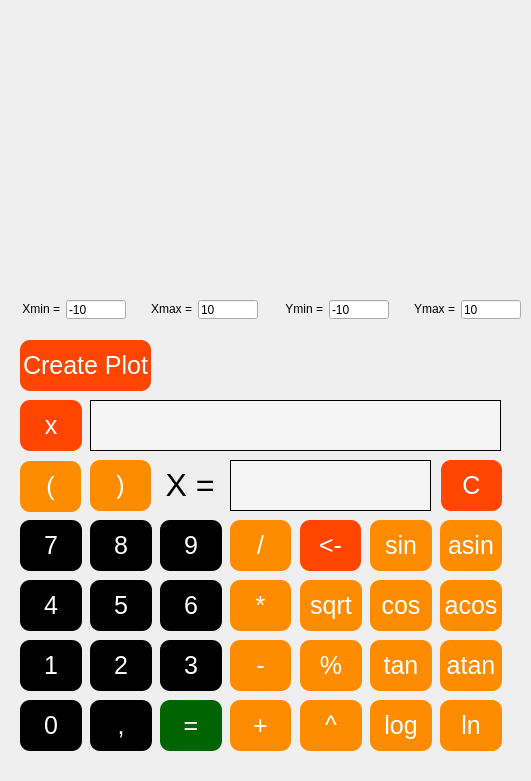
<?xml version="1.0" encoding="UTF-8"?>
<ui version="4.0">
 <class>smartcalc</class>
 <widget class="QWidget" name="smartcalc">
  <property name="geometry">
   <rect>
    <x>0</x>
    <y>0</y>
    <width>531</width>
    <height>781</height>
   </rect>
  </property>
  <property name="minimumSize">
   <size>
    <width>531</width>
    <height>781</height>
   </size>
  </property>
  <property name="maximumSize">
   <size>
    <width>531</width>
    <height>781</height>
   </size>
  </property>
  <property name="windowTitle">
   <string>Form</string>
  </property>
  <widget class="QPushButton" name="right_bracket">
   <property name="geometry">
    <rect>
     <x>90</x>
     <y>460</y>
     <width>61</width>
     <height>51</height>
    </rect>
   </property>
   <property name="styleSheet">
    <string notr="true">QPushButton {
    border-radius:  10px;
    background-color:  rgb(255,140, 0);
    color:  rgb(255, 255, 255);
    font-size:  25px;
}

QPushButton:pressed {
    background-color:  rgb(118, 118, 118);
}</string>
   </property>
   <property name="text">
    <string>)</string>
   </property>
  </widget>
  <widget class="QPushButton" name="pushButton_cos">
   <property name="geometry">
    <rect>
     <x>370</x>
     <y>580</y>
     <width>62</width>
     <height>51</height>
    </rect>
   </property>
   <property name="styleSheet">
    <string notr="true">QPushButton {
    border-radius:  10px;
    background-color:  rgb(255,140, 0);
    color:  rgb(255, 255, 255);
    font-size:  25px;
}

QPushButton:pressed {
    background-color:  rgb(118, 118, 118);
}</string>
   </property>
   <property name="text">
    <string>cos</string>
   </property>
  </widget>
  <widget class="QPushButton" name="pushButton_min">
   <property name="geometry">
    <rect>
     <x>230</x>
     <y>640</y>
     <width>61</width>
     <height>51</height>
    </rect>
   </property>
   <property name="styleSheet">
    <string notr="true">QPushButton {
    border-radius:  10px;
    background-color:  rgb(255,140, 0);
    color:  rgb(255, 255, 255);
    font-size:  25px;
}

QPushButton:pressed {
    background-color:  rgb(118, 118, 118);
}</string>
   </property>
   <property name="text">
    <string>-</string>
   </property>
  </widget>
  <widget class="QPushButton" name="digit_9">
   <property name="geometry">
    <rect>
     <x>160</x>
     <y>520</y>
     <width>62</width>
     <height>51</height>
    </rect>
   </property>
   <property name="styleSheet">
    <string notr="true">QPushButton {
    border-radius:  10px;
    background-color:  rgb(0, 0, 0);
    color:  rgb(255, 255, 255);
    font-size:  25px;
}

QPushButton:pressed {
    background-color:  rgb(118, 118, 118);
}</string>
   </property>
   <property name="text">
    <string>9</string>
   </property>
  </widget>
  <widget class="QPushButton" name="pushButton_asin">
   <property name="geometry">
    <rect>
     <x>440</x>
     <y>520</y>
     <width>62</width>
     <height>51</height>
    </rect>
   </property>
   <property name="styleSheet">
    <string notr="true">QPushButton {
    border-radius:  10px;
    background-color:  rgb(255,140, 0);
    color:  rgb(255, 255, 255);
    font-size:  25px;
}

QPushButton:pressed {
    background-color:  rgb(118, 118, 118);
}</string>
   </property>
   <property name="text">
    <string>asin</string>
   </property>
  </widget>
  <widget class="QPushButton" name="pushButton_ln">
   <property name="geometry">
    <rect>
     <x>440</x>
     <y>700</y>
     <width>62</width>
     <height>51</height>
    </rect>
   </property>
   <property name="styleSheet">
    <string notr="true">QPushButton {
    border-radius:  10px;
    background-color:  rgb(255,140, 0);
    color:  rgb(255, 255, 255);
    font-size:  25px;
}

QPushButton:pressed {
    background-color:  rgb(118, 118, 118);
}</string>
   </property>
   <property name="text">
    <string>ln</string>
   </property>
  </widget>
  <widget class="QPushButton" name="button_C">
   <property name="geometry">
    <rect>
     <x>441</x>
     <y>460</y>
     <width>61</width>
     <height>51</height>
    </rect>
   </property>
   <property name="styleSheet">
    <string notr="true">QPushButton {
    border-radius:  10px;
    background-color:  rgb(255, 69, 0);
    color:  rgb(255, 255, 255);
    font-size: 25px;
}

QPushButton:pressed {
    background-color:  rgb(118, 118, 118);
}</string>
   </property>
   <property name="text">
    <string>C</string>
   </property>
  </widget>
  <widget class="QPushButton" name="left_bracket">
   <property name="geometry">
    <rect>
     <x>20</x>
     <y>461</y>
     <width>61</width>
     <height>51</height>
    </rect>
   </property>
   <property name="styleSheet">
    <string notr="true">QPushButton {
    border-radius:  10px;
    background-color:  rgb(255,140, 0);
    color:  rgb(255, 255, 255);
    font-size:  25px;
}

QPushButton:pressed {
    background-color:  rgb(118, 118, 118);
}</string>
   </property>
   <property name="text">
    <string>(</string>
   </property>
  </widget>
  <widget class="QPushButton" name="pushButton_percent">
   <property name="geometry">
    <rect>
     <x>300</x>
     <y>640</y>
     <width>62</width>
     <height>51</height>
    </rect>
   </property>
   <property name="styleSheet">
    <string notr="true">QPushButton {
    border-radius:  10px;
    background-color:  rgb(255,140, 0);
    color:  rgb(255, 255, 255);
    font-size:  25px;
}

QPushButton:pressed {
    background-color:  rgb(118, 118, 118);
}</string>
   </property>
   <property name="text">
    <string>%</string>
   </property>
  </widget>
  <widget class="QPushButton" name="pushButton_sqr">
   <property name="geometry">
    <rect>
     <x>300</x>
     <y>700</y>
     <width>62</width>
     <height>51</height>
    </rect>
   </property>
   <property name="styleSheet">
    <string notr="true">QPushButton {
    border-radius:  10px;
    background-color:  rgb(255,140, 0);
    color:  rgb(255, 255, 255);
    font-size:  25px;
}

QPushButton:pressed {
    background-color:  rgb(118, 118, 118);
}</string>
   </property>
   <property name="text">
    <string>^</string>
   </property>
  </widget>
  <widget class="QPushButton" name="pushButton_sin">
   <property name="geometry">
    <rect>
     <x>370</x>
     <y>520</y>
     <width>62</width>
     <height>51</height>
    </rect>
   </property>
   <property name="styleSheet">
    <string notr="true">QPushButton {
    border-radius:  10px;
    background-color:  rgb(255,140, 0);
    color:  rgb(255, 255, 255);
    font-size:  25px;
}

QPushButton:pressed {
    background-color:  rgb(118, 118, 118);
}</string>
   </property>
   <property name="text">
    <string>sin</string>
   </property>
  </widget>
  <widget class="QPushButton" name="button_back">
   <property name="geometry">
    <rect>
     <x>300</x>
     <y>520</y>
     <width>61</width>
     <height>51</height>
    </rect>
   </property>
   <property name="styleSheet">
    <string notr="true">QPushButton {
    border-radius:  10px;
    background-color:  rgb(255, 69, 0);
    color:  rgb(255, 255, 255);
    font-size: 25px;
}

QPushButton:pressed {
    background-color:  rgb(118, 118, 118);
}</string>
   </property>
   <property name="text">
    <string>&lt;-</string>
   </property>
  </widget>
  <widget class="QPushButton" name="digit_3">
   <property name="geometry">
    <rect>
     <x>160</x>
     <y>640</y>
     <width>62</width>
     <height>51</height>
    </rect>
   </property>
   <property name="styleSheet">
    <string notr="true">QPushButton {
    border-radius:  10px;
    background-color:  rgb(0, 0, 0);
    color:  rgb(255, 255, 255);
    font-size:  25px;
}

QPushButton:pressed {
    background-color:  rgb(118, 118, 118);
}</string>
   </property>
   <property name="text">
    <string>3</string>
   </property>
  </widget>
  <widget class="QPushButton" name="digit_8">
   <property name="geometry">
    <rect>
     <x>90</x>
     <y>520</y>
     <width>62</width>
     <height>51</height>
    </rect>
   </property>
   <property name="styleSheet">
    <string notr="true">QPushButton {
    border-radius:  10px;
    background-color:  rgb(0, 0, 0);
    color:  rgb(255, 255, 255);
    font-size:  25px;
}

QPushButton:pressed {
    background-color:  rgb(118, 118, 118);
}</string>
   </property>
   <property name="text">
    <string>8</string>
   </property>
  </widget>
  <widget class="QPushButton" name="point">
   <property name="geometry">
    <rect>
     <x>90</x>
     <y>700</y>
     <width>62</width>
     <height>51</height>
    </rect>
   </property>
   <property name="styleSheet">
    <string notr="true">QPushButton {
    border-radius:  10px;
    background-color:  rgb(0, 0, 0);
    color:  rgb(255, 255, 255);
    font-size:  25px;
}

QPushButton:pressed {
    background-color:  rgb(118, 118, 118);
}</string>
   </property>
   <property name="text">
    <string>,</string>
   </property>
  </widget>
  <widget class="QPushButton" name="pushButton_sqrt">
   <property name="geometry">
    <rect>
     <x>300</x>
     <y>580</y>
     <width>62</width>
     <height>51</height>
    </rect>
   </property>
   <property name="styleSheet">
    <string notr="true">QPushButton {
    border-radius:  10px;
    background-color:  rgb(255,140, 0);
    color:  rgb(255, 255, 255);
    font-size:  25px;
}

QPushButton:pressed {
    background-color:  rgb(118, 118, 118);
}</string>
   </property>
   <property name="text">
    <string>sqrt</string>
   </property>
  </widget>
  <widget class="QPushButton" name="pushButton_atan">
   <property name="geometry">
    <rect>
     <x>440</x>
     <y>640</y>
     <width>62</width>
     <height>51</height>
    </rect>
   </property>
   <property name="styleSheet">
    <string notr="true">QPushButton {
    border-radius:  10px;
    background-color:  rgb(255,140, 0);
    color:  rgb(255, 255, 255);
    font-size:  25px;
}

QPushButton:pressed {
    background-color:  rgb(118, 118, 118);
}</string>
   </property>
   <property name="text">
    <string>atan</string>
   </property>
  </widget>
  <widget class="QLineEdit" name="LineEdit">
   <property name="geometry">
    <rect>
     <x>90</x>
     <y>400</y>
     <width>411</width>
     <height>51</height>
    </rect>
   </property>
   <property name="font">
    <font>
     <pointsize>18</pointsize>
    </font>
   </property>
   <property name="styleSheet">
    <string notr="true">QLineEdit{ background: rgb(245, 245, 245);
selection-background-color: rgb(245, 245, 245);
border: 1px solid #000000;
}</string>
   </property>
   <property name="text">
    <string/>
   </property>
  </widget>
  <widget class="QPushButton" name="digit_5">
   <property name="geometry">
    <rect>
     <x>90</x>
     <y>580</y>
     <width>62</width>
     <height>51</height>
    </rect>
   </property>
   <property name="styleSheet">
    <string notr="true">QPushButton {
    border-radius:  10px;
    background-color:  rgb(0, 0, 0);
    color:  rgb(255, 255, 255);
    font-size:  25px;
}

QPushButton:pressed {
    background-color:  rgb(118, 118, 118);
}</string>
   </property>
   <property name="text">
    <string>5</string>
   </property>
  </widget>
  <widget class="QPushButton" name="digit_4">
   <property name="geometry">
    <rect>
     <x>20</x>
     <y>580</y>
     <width>62</width>
     <height>51</height>
    </rect>
   </property>
   <property name="styleSheet">
    <string notr="true">QPushButton {
    border-radius:  10px;
    background-color:  rgb(0, 0, 0);
    color:  rgb(255, 255, 255);
    font-size:  25px;
}

QPushButton:pressed {
    background-color:  rgb(118, 118, 118);
}</string>
   </property>
   <property name="text">
    <string>4</string>
   </property>
  </widget>
  <widget class="QPushButton" name="pushButton_tan">
   <property name="geometry">
    <rect>
     <x>370</x>
     <y>640</y>
     <width>62</width>
     <height>51</height>
    </rect>
   </property>
   <property name="styleSheet">
    <string notr="true">QPushButton {
    border-radius:  10px;
    background-color:  rgb(255,140, 0);
    color:  rgb(255, 255, 255);
    font-size:  25px;
}

QPushButton:pressed {
    background-color:  rgb(118, 118, 118);
}</string>
   </property>
   <property name="text">
    <string>tan</string>
   </property>
  </widget>
  <widget class="QPushButton" name="pushButton_div">
   <property name="geometry">
    <rect>
     <x>230</x>
     <y>520</y>
     <width>61</width>
     <height>51</height>
    </rect>
   </property>
   <property name="styleSheet">
    <string notr="true">QPushButton {
    border-radius:  10px;
    background-color:  rgb(255,140, 0);
    color:  rgb(255, 255, 255);
    font-size:  25px;
}

QPushButton:pressed {
    background-color:  rgb(118, 118, 118);
}</string>
   </property>
   <property name="text">
    <string>/</string>
   </property>
  </widget>
  <widget class="QPushButton" name="pushButton_plu">
   <property name="geometry">
    <rect>
     <x>230</x>
     <y>700</y>
     <width>61</width>
     <height>51</height>
    </rect>
   </property>
   <property name="styleSheet">
    <string notr="true">QPushButton {
    border-radius:  10px;
    background-color:  rgb(255,140, 0);
    color:  rgb(255, 255, 255);
    font-size:  25px;
}

QPushButton:pressed {
    background-color:  rgb(118, 118, 118);
}</string>
   </property>
   <property name="text">
    <string>+</string>
   </property>
  </widget>
  <widget class="QPushButton" name="digit_0">
   <property name="geometry">
    <rect>
     <x>20</x>
     <y>700</y>
     <width>62</width>
     <height>51</height>
    </rect>
   </property>
   <property name="styleSheet">
    <string notr="true">QPushButton {
    border-radius:  10px;
    background-color:  rgb(0, 0, 0);
    color:  rgb(255, 255, 255);
    font-size:  25px;
}

QPushButton:pressed {
    background-color:  rgb(118, 118, 118);
}</string>
   </property>
   <property name="text">
    <string>0</string>
   </property>
  </widget>
  <widget class="QPushButton" name="digit_1">
   <property name="geometry">
    <rect>
     <x>20</x>
     <y>640</y>
     <width>62</width>
     <height>51</height>
    </rect>
   </property>
   <property name="styleSheet">
    <string notr="true">QPushButton {
    border-radius:  10px;
    background-color:  rgb(0, 0, 0);
    color:  rgb(255, 255, 255);
    font-size:  25px;
}

QPushButton:pressed {
    background-color:  rgb(118, 118, 118);
}</string>
   </property>
   <property name="text">
    <string>1</string>
   </property>
  </widget>
  <widget class="QPushButton" name="pushButton_mul">
   <property name="geometry">
    <rect>
     <x>230</x>
     <y>580</y>
     <width>61</width>
     <height>51</height>
    </rect>
   </property>
   <property name="styleSheet">
    <string notr="true">QPushButton {
    border-radius:  10px;
    background-color:  rgb(255,140, 0);
    color:  rgb(255, 255, 255);
    font-size:  25px;
}

QPushButton:pressed {
    background-color:  rgb(118, 118, 118);
}</string>
   </property>
   <property name="text">
    <string>*</string>
   </property>
  </widget>
  <widget class="QPushButton" name="digit_2">
   <property name="geometry">
    <rect>
     <x>90</x>
     <y>640</y>
     <width>62</width>
     <height>51</height>
    </rect>
   </property>
   <property name="styleSheet">
    <string notr="true">QPushButton {
    border-radius:  10px;
    background-color:  rgb(0, 0, 0);
    color:  rgb(255, 255, 255);
    font-size:  25px;
}

QPushButton:pressed {
    background-color:  rgb(118, 118, 118);
}</string>
   </property>
   <property name="text">
    <string>2</string>
   </property>
  </widget>
  <widget class="QPushButton" name="equal_sign">
   <property name="geometry">
    <rect>
     <x>160</x>
     <y>700</y>
     <width>62</width>
     <height>51</height>
    </rect>
   </property>
   <property name="styleSheet">
    <string notr="true">QPushButton {
    border-radius:  10px;
    background-color:  rgb(0, 100, 0);
    color:  rgb(255, 255, 255);
    font-size:  25px;
}

QPushButton:pressed {
    background-color:  rgb(118, 118, 118);
}</string>
   </property>
   <property name="text">
    <string>=</string>
   </property>
  </widget>
  <widget class="QPushButton" name="pushButton_acos">
   <property name="geometry">
    <rect>
     <x>440</x>
     <y>580</y>
     <width>62</width>
     <height>51</height>
    </rect>
   </property>
   <property name="styleSheet">
    <string notr="true">QPushButton {
    border-radius:  10px;
    background-color:  rgb(255,140, 0);
    color:  rgb(255, 255, 255);
    font-size:  25px;
}

QPushButton:pressed {
    background-color:  rgb(118, 118, 118);
}</string>
   </property>
   <property name="text">
    <string>acos</string>
   </property>
  </widget>
  <widget class="QPushButton" name="digit_6">
   <property name="geometry">
    <rect>
     <x>160</x>
     <y>580</y>
     <width>62</width>
     <height>51</height>
    </rect>
   </property>
   <property name="styleSheet">
    <string notr="true">QPushButton {
    border-radius:  10px;
    background-color:  rgb(0, 0, 0);
    color:  rgb(255, 255, 255);
    font-size:  25px;
}

QPushButton:pressed {
    background-color:  rgb(118, 118, 118);
}</string>
   </property>
   <property name="text">
    <string>6</string>
   </property>
  </widget>
  <widget class="QPushButton" name="digit_7">
   <property name="geometry">
    <rect>
     <x>20</x>
     <y>520</y>
     <width>62</width>
     <height>51</height>
    </rect>
   </property>
   <property name="styleSheet">
    <string notr="true">QPushButton {
    border-radius:  10px;
    background-color:  rgb(0, 0, 0);
    color:  rgb(255, 255, 255);
    font-size:  25px;
}

QPushButton:pressed {
    background-color:  rgb(118, 118, 118);
}</string>
   </property>
   <property name="text">
    <string>7</string>
   </property>
  </widget>
  <widget class="QPushButton" name="pushButton_log">
   <property name="geometry">
    <rect>
     <x>370</x>
     <y>700</y>
     <width>62</width>
     <height>51</height>
    </rect>
   </property>
   <property name="styleSheet">
    <string notr="true">QPushButton {
    border-radius:  10px;
    background-color:  rgb(255,140, 0);
    color:  rgb(255, 255, 255);
    font-size:  25px;
}

QPushButton:pressed {
    background-color:  rgb(118, 118, 118);
}</string>
   </property>
   <property name="text">
    <string>log</string>
   </property>
  </widget>
  <widget class="QPushButton" name="copy_digit_2">
   <property name="geometry">
    <rect>
     <x>20</x>
     <y>400</y>
     <width>62</width>
     <height>51</height>
    </rect>
   </property>
   <property name="styleSheet">
    <string notr="true">QPushButton {
    border-radius:  10px;
    background-color:  rgb(255, 69, 0);
    color:  rgb(255, 255, 255);
    font-size:  25px;
}

QPushButton:pressed {
    background-color:  rgb(118, 118, 118);
}</string>
   </property>
   <property name="text">
    <string>x</string>
   </property>
  </widget>
  <widget class="QCustomPlot" name="graph_widget" native="true">
   <property name="geometry">
    <rect>
     <x>50</x>
     <y>10</y>
     <width>431</width>
     <height>271</height>
    </rect>
   </property>
  </widget>
  <widget class="QWidget" name="layoutWidget">
   <property name="geometry">
    <rect>
     <x>0</x>
     <y>300</y>
     <width>521</width>
     <height>19</height>
    </rect>
   </property>
   <layout class="QHBoxLayout" name="horizontalLayout">
    <item>
     <widget class="QLabel" name="label_Xmin">
      <property name="layoutDirection">
       <enum>Qt::LeftToRight</enum>
      </property>
      <property name="text">
       <string>&lt;html&gt;&lt;head/&gt;&lt;body&gt;&lt;p align=&quot;right&quot;&gt;Xmin =&lt;/p&gt;&lt;/body&gt;&lt;/html&gt;</string>
      </property>
     </widget>
    </item>
    <item>
     <widget class="QLineEdit" name="lineEdit_Xmin">
      <property name="sizePolicy">
       <sizepolicy hsizetype="Ignored" vsizetype="Ignored">
        <horstretch>0</horstretch>
        <verstretch>0</verstretch>
       </sizepolicy>
      </property>
      <property name="text">
       <string>-10</string>
      </property>
     </widget>
    </item>
    <item>
     <widget class="QLabel" name="label_Xmax">
      <property name="layoutDirection">
       <enum>Qt::LeftToRight</enum>
      </property>
      <property name="text">
       <string>&lt;html&gt;&lt;head/&gt;&lt;body&gt;&lt;p align=&quot;right&quot;&gt;Xmax =&lt;/p&gt;&lt;/body&gt;&lt;/html&gt;</string>
      </property>
     </widget>
    </item>
    <item>
     <widget class="QLineEdit" name="lineEdit_Xmax">
      <property name="sizePolicy">
       <sizepolicy hsizetype="Ignored" vsizetype="Ignored">
        <horstretch>0</horstretch>
        <verstretch>0</verstretch>
       </sizepolicy>
      </property>
      <property name="text">
       <string>10</string>
      </property>
     </widget>
    </item>
    <item>
     <widget class="QLabel" name="label_Ymin">
      <property name="layoutDirection">
       <enum>Qt::LeftToRight</enum>
      </property>
      <property name="text">
       <string>&lt;html&gt;&lt;head/&gt;&lt;body&gt;&lt;p align=&quot;right&quot;&gt;Ymin =&lt;/p&gt;&lt;/body&gt;&lt;/html&gt;</string>
      </property>
     </widget>
    </item>
    <item>
     <widget class="QLineEdit" name="lineEdit_Ymin">
      <property name="sizePolicy">
       <sizepolicy hsizetype="Ignored" vsizetype="Ignored">
        <horstretch>0</horstretch>
        <verstretch>0</verstretch>
       </sizepolicy>
      </property>
      <property name="text">
       <string>-10</string>
      </property>
     </widget>
    </item>
    <item>
     <widget class="QLabel" name="label_Ymax">
      <property name="layoutDirection">
       <enum>Qt::LeftToRight</enum>
      </property>
      <property name="text">
       <string>&lt;html&gt;&lt;head/&gt;&lt;body&gt;&lt;p align=&quot;right&quot;&gt;Ymax =&lt;/p&gt;&lt;/body&gt;&lt;/html&gt;</string>
      </property>
     </widget>
    </item>
    <item>
     <widget class="QLineEdit" name="lineEdit_Ymax">
      <property name="sizePolicy">
       <sizepolicy hsizetype="Ignored" vsizetype="Ignored">
        <horstretch>0</horstretch>
        <verstretch>0</verstretch>
       </sizepolicy>
      </property>
      <property name="text">
       <string>10</string>
      </property>
     </widget>
    </item>
   </layout>
  </widget>
  <widget class="QPushButton" name="Create_Plot_button">
   <property name="geometry">
    <rect>
     <x>20</x>
     <y>340</y>
     <width>131</width>
     <height>51</height>
    </rect>
   </property>
   <property name="styleSheet">
    <string notr="true">QPushButton {
    border-radius:  10px;
    background-color:  rgb(255, 69, 0);
    color:  rgb(255, 255, 255);
    font-size:  25px;
}

QPushButton:pressed {
    background-color:  rgb(118, 118, 118);
}</string>
   </property>
   <property name="text">
    <string>Create Plot</string>
   </property>
  </widget>
  <widget class="QLabel" name="label_Xmax_2">
   <property name="geometry">
    <rect>
     <x>160</x>
     <y>460</y>
     <width>60</width>
     <height>51</height>
    </rect>
   </property>
   <property name="layoutDirection">
    <enum>Qt::LeftToRight</enum>
   </property>
   <property name="text">
    <string>&lt;html&gt;&lt;head/&gt;&lt;body&gt;&lt;p align=&quot;center&quot;&gt;&lt;span style=&quot; font-size:24pt;&quot;&gt;X =&lt;/span&gt;&lt;/p&gt;&lt;/body&gt;&lt;/html&gt;</string>
   </property>
  </widget>
  <widget class="QLineEdit" name="LineEdit_2">
   <property name="geometry">
    <rect>
     <x>230</x>
     <y>460</y>
     <width>201</width>
     <height>51</height>
    </rect>
   </property>
   <property name="font">
    <font>
     <pointsize>18</pointsize>
    </font>
   </property>
   <property name="styleSheet">
    <string notr="true">QLineEdit{ background: rgb(245, 245, 245);
selection-background-color: rgb(245, 245, 245);
border: 1px solid #000000;
}</string>
   </property>
   <property name="text">
    <string/>
   </property>
  </widget>
 </widget>
 <customwidgets>
  <customwidget>
   <class>QCustomPlot</class>
   <extends>QWidget</extends>
   <header>qcustomplot.h</header>
   <container>1</container>
  </customwidget>
 </customwidgets>
 <resources/>
 <connections/>
</ui>
